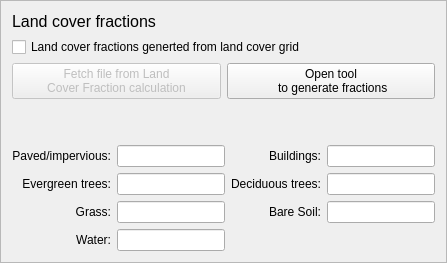
    <widget class="QFrame" name="frame_3">
     <property name="frameShape">
      <enum>QFrame::StyledPanel</enum>
     </property>
     <property name="frameShadow">
      <enum>QFrame::Raised</enum>
     </property>
     <layout class="QGridLayout" name="gridLayout_5">
      <item row="2" column="0" colspan="4">
       <layout class="QHBoxLayout" name="horizontalLayout_6">
        <item>
         <widget class="QPushButton" name="pushButtonImport_LCFP">
          <property name="enabled">
           <bool>false</bool>
          </property>
          <property name="toolTip">
           <string>&lt;html&gt;&lt;head/&gt;&lt;body&gt;&lt;p&gt;If an already generated text file is used, the isotropic file should be used (see Land Cover Fraction (Point)).&lt;/p&gt;&lt;/body&gt;&lt;/html&gt;</string>
          </property>
          <property name="text">
           <string>Fetch file from Land 
Cover Fraction calculation</string>
          </property>
         </widget>
        </item>
        <item>
         <widget class="QPushButton" name="pushButtonLCFPcalc">
          <property name="enabled">
           <bool>true</bool>
          </property>
          <property name="text">
           <string>Open tool
 to generate fractions</string>
          </property>
         </widget>
        </item>
       </layout>
      </item>
      <item row="6" column="2">
       <widget class="QLabel" name="label_6">
        <property name="text">
         <string>Deciduous trees:</string>
        </property>
        <property name="alignment">
         <set>Qt::AlignRight|Qt::AlignTrailing|Qt::AlignVCenter</set>
        </property>
        <property name="buddy">
         <cstring></cstring>
        </property>
       </widget>
      </item>
      <item row="7" column="3">
       <widget class="QLineEdit" name="pai_baresoil">
        <property name="text">
         <string/>
        </property>
        <property name="alignment">
         <set>Qt::AlignCenter</set>
        </property>
       </widget>
      </item>
      <item row="5" column="2">
       <widget class="QLabel" name="label_4">
        <property name="text">
         <string>Buildings:</string>
        </property>
        <property name="alignment">
         <set>Qt::AlignRight|Qt::AlignTrailing|Qt::AlignVCenter</set>
        </property>
        <property name="buddy">
         <cstring></cstring>
        </property>
       </widget>
      </item>
      <item row="6" column="1">
       <widget class="QLineEdit" name="pai_evergreen">
        <property name="text">
         <string/>
        </property>
        <property name="alignment">
         <set>Qt::AlignCenter</set>
        </property>
       </widget>
      </item>
      <item row="6" column="3">
       <widget class="QLineEdit" name="pai_decid">
        <property name="text">
         <string/>
        </property>
        <property name="alignment">
         <set>Qt::AlignCenter</set>
        </property>
       </widget>
      </item>
      <item row="5" column="3">
       <widget class="QLineEdit" name="pai_build">
        <property name="text">
         <string/>
        </property>
        <property name="alignment">
         <set>Qt::AlignCenter</set>
        </property>
       </widget>
      </item>
      <item row="0" column="0" colspan="2">
       <widget class="QLabel" name="label_13">
        <property name="text">
         <string>&lt;!DOCTYPE HTML PUBLIC &quot;-//W3C//DTD HTML 4.0//EN&quot; &quot;http://www.w3.org/TR/REC-html40/strict.dtd&quot;&gt;
&lt;html&gt;&lt;head&gt;&lt;meta name=&quot;qrichtext&quot; content=&quot;1&quot; /&gt;&lt;style type=&quot;text/css&quot;&gt;
p, li { white-space: pre-wrap; }
&lt;/style&gt;&lt;/head&gt;&lt;body style=&quot; font-family:'MS Shell Dlg 2'; font-size:8pt; font-weight:400; font-style:normal;&quot;&gt;
&lt;p style=&quot; margin-top:0px; margin-bottom:0px; margin-left:0px; margin-right:0px; -qt-block-indent:0; text-indent:0px;&quot;&gt;&lt;span style=&quot; font-size:12pt;&quot;&gt;Land cover fractions&lt;/span&gt;&lt;/p&gt;&lt;/body&gt;&lt;/html&gt;</string>
        </property>
       </widget>
      </item>
      <item row="7" column="0">
       <widget class="QLabel" name="label_7">
        <property name="text">
         <string>Grass:</string>
        </property>
        <property name="alignment">
         <set>Qt::AlignRight|Qt::AlignTrailing|Qt::AlignVCenter</set>
        </property>
        <property name="buddy">
         <cstring></cstring>
        </property>
       </widget>
      </item>
      <item row="7" column="1">
       <widget class="QLineEdit" name="pai_grass">
        <property name="text">
         <string/>
        </property>
        <property name="alignment">
         <set>Qt::AlignCenter</set>
        </property>
       </widget>
      </item>
      <item row="8" column="1">
       <widget class="QLineEdit" name="pai_water">
        <property name="text">
         <string/>
        </property>
        <property name="alignment">
         <set>Qt::AlignCenter</set>
        </property>
       </widget>
      </item>
      <item row="1" column="0" colspan="4">
       <widget class="QCheckBox" name="checkBox_manualmorph_3">
        <property name="text">
         <string>Land cover fractions generted from land cover grid</string>
        </property>
       </widget>
      </item>
      <item row="5" column="0">
       <widget class="QLabel" name="label_3">
        <property name="text">
         <string>Paved/impervious:</string>
        </property>
        <property name="alignment">
         <set>Qt::AlignRight|Qt::AlignTrailing|Qt::AlignVCenter</set>
        </property>
        <property name="buddy">
         <cstring></cstring>
        </property>
       </widget>
      </item>
      <item row="6" column="0">
       <widget class="QLabel" name="label_5">
        <property name="text">
         <string>Evergreen trees:</string>
        </property>
        <property name="alignment">
         <set>Qt::AlignRight|Qt::AlignTrailing|Qt::AlignVCenter</set>
        </property>
        <property name="buddy">
         <cstring></cstring>
        </property>
       </widget>
      </item>
      <item row="5" column="1">
       <widget class="QLineEdit" name="pai_paved">
        <property name="text">
         <string/>
        </property>
        <property name="alignment">
         <set>Qt::AlignCenter</set>
        </property>
       </widget>
      </item>
      <item row="7" column="2">
       <widget class="QLabel" name="label_8">
        <property name="text">
         <string>Bare Soil:</string>
        </property>
        <property name="alignment">
         <set>Qt::AlignRight|Qt::AlignTrailing|Qt::AlignVCenter</set>
        </property>
        <property name="buddy">
         <cstring></cstring>
        </property>
       </widget>
      </item>
      <item row="8" column="0">
       <widget class="QLabel" name="label_9">
        <property name="text">
         <string>Water:</string>
        </property>
        <property name="alignment">
         <set>Qt::AlignRight|Qt::AlignTrailing|Qt::AlignVCenter</set>
        </property>
        <property name="buddy">
         <cstring></cstring>
        </property>
       </widget>
      </item>
      <item row="3" column="0">
       <spacer name="verticalSpacer_2">
        <property name="orientation">
         <enum>Qt::Vertical</enum>
        </property>
        <property name="sizeHint" stdset="0">
         <size>
          <width>20</width>
          <height>40</height>
         </size>
        </property>
       </spacer>
      </item>
     </layout>
    </widget>
